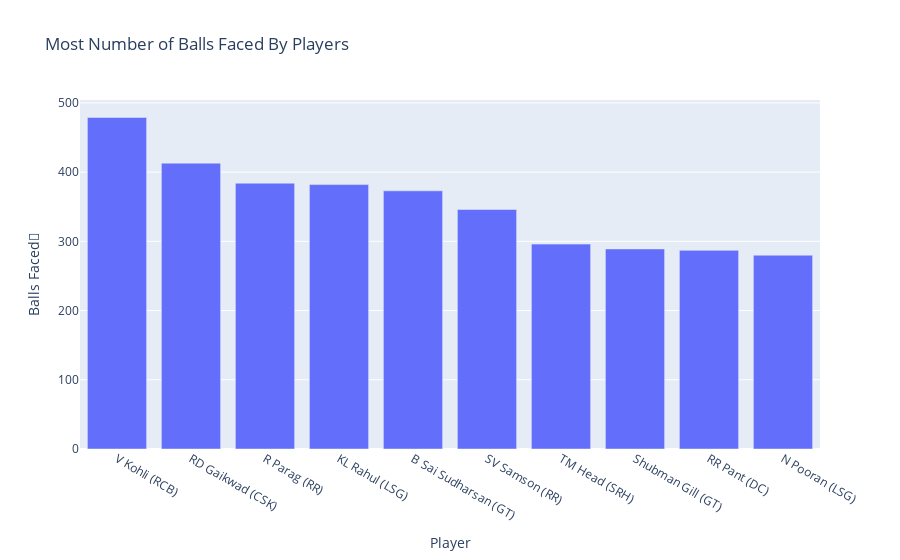

Source (notebook cell):
### Code cell
most_balls_faced = df.sort_values('BF', ascending=False).head(10)
px.bar(most_balls_faced, x='Player', y='BF', title='Most Number of Balls Faced By Players', labels={'BF':'Balls Faced🏏'})

### Figure 1 — Plotly figure (JSON) as saved in the notebook; plotly's stock layout.template omitted (floating-point values rounded to 4 significant figures)
{"data": [{"alignmentgroup": "True", "hovertemplate": "Player=%{x}<br>Balls Faced🏏=%{y}<extra></extra>", "legendgroup": "", "marker": {"color": "#636efa", "pattern": {"shape": ""}}, "name": "", "offsetgroup": "", "orientation": "v", "showlegend": false, "textposition": "auto", "type": "bar", "x": ["V Kohli (RCB)", "RD Gaikwad (CSK)", "R Parag (RR)", "KL Rahul (LSG)", "B Sai Sudharsan (GT)", "SV Samson (RR)", "TM Head (SRH)", "Shubman Gill (GT)", "RR Pant (DC)", "N Pooran (LSG)"], "xaxis": "x", "y": [479, 413, 384, 382, 373, 346, 296, 289, 287, 280], "yaxis": "y"}], "layout": {"barmode": "relative", "legend": {"tracegroupgap": 0}, "title": {"text": "Most Number of Balls Faced By Players"}, "xaxis": {"anchor": "y", "domain": [0, 1], "title": {"text": "Player"}}, "yaxis": {"anchor": "x", "domain": [0, 1], "title": {"text": "Balls Faced🏏"}}}}
